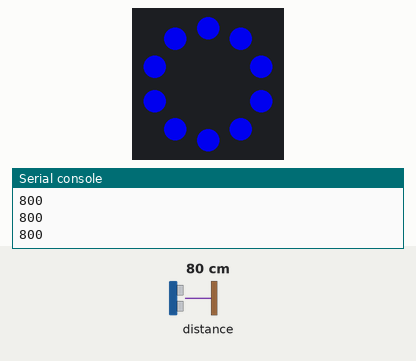
The program below on a simulated Circuit Playground running CircuitPython. On the bench: the board's ring of 10 RGB LEDs (number 0 left of the top, counting anticlockwise), the last lines printed to the serial console. The inputs (shaded band) are chosen by the test bench; at power-on: distance to the obstacle 80 cm. Dim RGB values are drawn brighter than linear.

Above: at 1.2 s.
1.3 s: distance to the obstacle set to 2 cm
At 2.5 s:
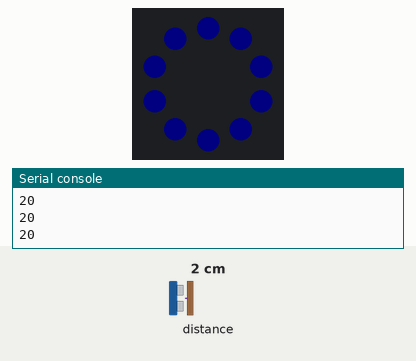
2.8 s: distance to the obstacle set to 4 cm
4.3 s: distance to the obstacle set to 9 cm
Timing chart, 0 to 7.3 s (numbered marks = the images above; inputs shaded):
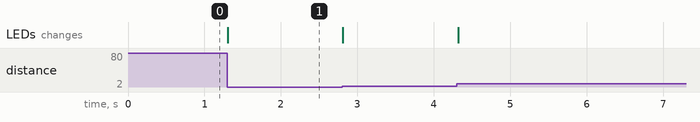

Measured:
- after the input at 1.3 s, the LEDs: change at once (image 1)

The program:

code.py
```python
import time
import board
import busio
import adafruit_vl53l0x
from adafruit_circuitplayground import cp

i2c_bus_offboard = busio.I2C( board.SCL, board.SDA )
rangefinder = adafruit_vl53l0x.VL53L0X( i2c_bus_offboard )

starting_color = (0,0,255)
OFF = (0,0,0)

cp.pixels.fill( starting_color )

while True:
    distance_mm = rangefinder.range
    if distance_mm > 1000: #the rangefinder isn't reliable at values greater than around 1000mmm
        distance_mm = 1000 #so rather than have it jump to 8000mm, cap the value at 1000.
    print( distance_mm )
    cp.pixels.brightness = distance_mm/ 1000
    time.sleep(0.1)
```
